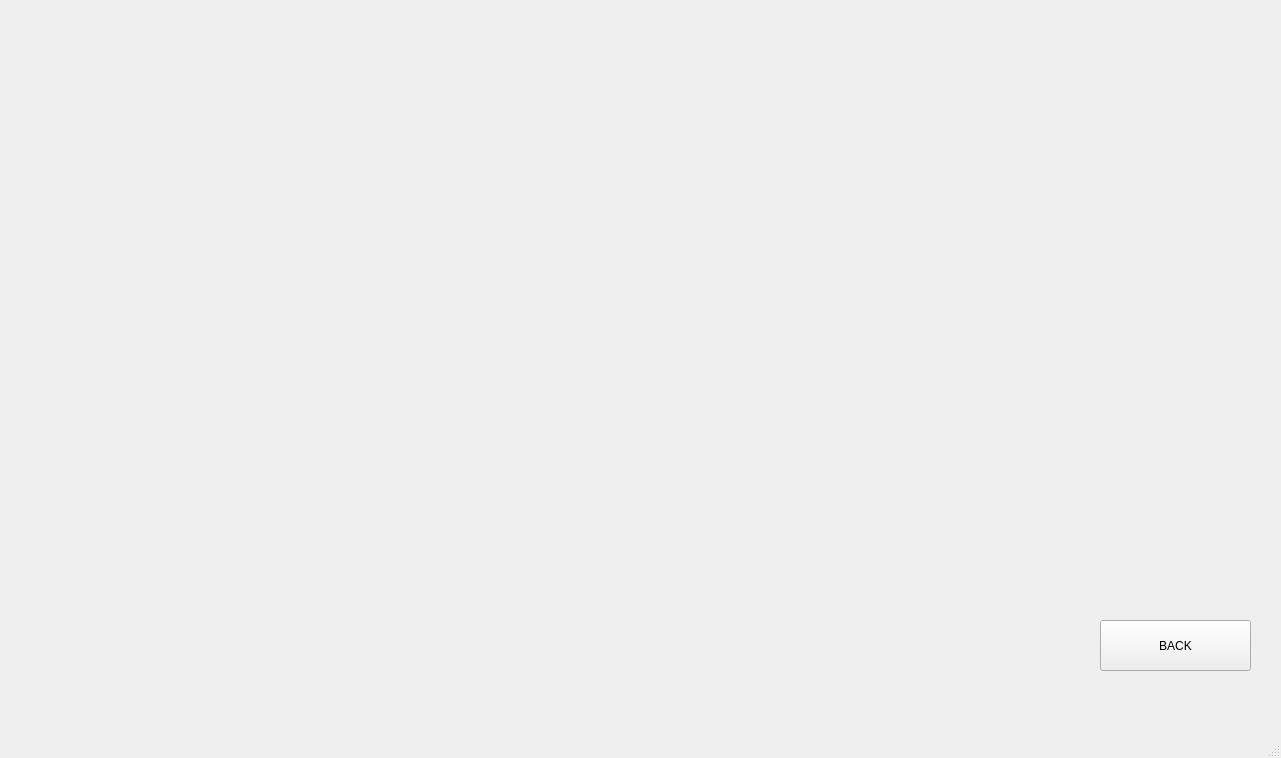
<?xml version="1.0" encoding="UTF-8"?>
<ui version="4.0">
 <class>MainWindow</class>
 <widget class="QMainWindow" name="MainWindow">
  <property name="geometry">
   <rect>
    <x>0</x>
    <y>0</y>
    <width>1281</width>
    <height>758</height>
   </rect>
  </property>
  <property name="minimumSize">
   <size>
    <width>1280</width>
    <height>720</height>
   </size>
  </property>
  <property name="windowTitle">
   <string>MainWindow</string>
  </property>
  <widget class="QWidget" name="centralwidget">
   <widget class="QStackedWidget" name="stackedWidget">
    <property name="geometry">
     <rect>
      <x>0</x>
      <y>0</y>
      <width>1280</width>
      <height>720</height>
     </rect>
    </property>
    <property name="minimumSize">
     <size>
      <width>1280</width>
      <height>720</height>
     </size>
    </property>
    <property name="styleSheet">
     <string notr="true">background-image: url(:/menu/res/menu/menu_main_bg.png);</string>
    </property>
    <property name="currentIndex">
     <number>3</number>
    </property>
    <widget class="QWidget" name="page">
     <widget class="QPushButton" name="GameButton">
      <property name="geometry">
       <rect>
        <x>590</x>
        <y>230</y>
        <width>151</width>
        <height>51</height>
       </rect>
      </property>
      <property name="styleSheet">
       <string notr="true">background-image: url(:/menu/res/menu/BackgroundButton.png);</string>
      </property>
      <property name="text">
       <string>GAME</string>
      </property>
     </widget>
     <widget class="QPushButton" name="HighScoreButton">
      <property name="geometry">
       <rect>
        <x>590</x>
        <y>290</y>
        <width>151</width>
        <height>51</height>
       </rect>
      </property>
      <property name="styleSheet">
       <string notr="true">background-image: url(:/menu/res/menu/BackgroundButton.png);</string>
      </property>
      <property name="text">
       <string>HIGH SCORES</string>
      </property>
     </widget>
     <widget class="QPushButton" name="SettingsButton">
      <property name="geometry">
       <rect>
        <x>590</x>
        <y>350</y>
        <width>151</width>
        <height>51</height>
       </rect>
      </property>
      <property name="styleSheet">
       <string notr="true">background-image: url(:/menu/res/menu/BackgroundButton.png);</string>
      </property>
      <property name="text">
       <string>SETTINGS</string>
      </property>
     </widget>
     <widget class="QPushButton" name="QuitButton">
      <property name="geometry">
       <rect>
        <x>590</x>
        <y>410</y>
        <width>151</width>
        <height>51</height>
       </rect>
      </property>
      <property name="styleSheet">
       <string notr="true">background-image: url(:/menu/res/menu/BackgroundButton.png);</string>
      </property>
      <property name="text">
       <string>QUIT</string>
      </property>
     </widget>
    </widget>
    <widget class="QWidget" name="page_2">
     <widget class="QPushButton" name="ClassicButton">
      <property name="geometry">
       <rect>
        <x>600</x>
        <y>230</y>
        <width>151</width>
        <height>51</height>
       </rect>
      </property>
      <property name="styleSheet">
       <string notr="true">background-image: url(:/menu/res/menu/BackgroundButton.png);</string>
      </property>
      <property name="text">
       <string>CLASSIC</string>
      </property>
     </widget>
     <widget class="QPushButton" name="TimeButton">
      <property name="geometry">
       <rect>
        <x>600</x>
        <y>290</y>
        <width>151</width>
        <height>51</height>
       </rect>
      </property>
      <property name="styleSheet">
       <string notr="true">background-image: url(:/menu/res/menu/BackgroundButton.png);</string>
      </property>
      <property name="text">
       <string>TIME</string>
      </property>
     </widget>
     <widget class="QPushButton" name="RandomButton">
      <property name="geometry">
       <rect>
        <x>600</x>
        <y>350</y>
        <width>151</width>
        <height>51</height>
       </rect>
      </property>
      <property name="styleSheet">
       <string notr="true">background-image: url(:/menu/res/menu/BackgroundButton.png);</string>
      </property>
      <property name="text">
       <string>RANDOM</string>
      </property>
     </widget>
     <widget class="QPushButton" name="BackButton">
      <property name="geometry">
       <rect>
        <x>1100</x>
        <y>620</y>
        <width>151</width>
        <height>51</height>
       </rect>
      </property>
      <property name="styleSheet">
       <string notr="true">background-image: url(:/menu/res/menu/BackgroundButton.png);</string>
      </property>
      <property name="text">
       <string>BACK</string>
      </property>
     </widget>
    </widget>
    <widget class="QWidget" name="page_5">
     <widget class="QTableView" name="ScoreTable">
      <property name="geometry">
       <rect>
        <x>370</x>
        <y>110</y>
        <width>561</width>
        <height>341</height>
       </rect>
      </property>
      <property name="styleSheet">
       <string notr="true">background-image: url(:/menu/res/menu/BackgroundButton.png);</string>
      </property>
     </widget>
     <widget class="QPushButton" name="BackButton_2">
      <property name="geometry">
       <rect>
        <x>1100</x>
        <y>620</y>
        <width>151</width>
        <height>51</height>
       </rect>
      </property>
      <property name="styleSheet">
       <string notr="true">background-image: url(:/menu/res/menu/BackgroundButton.png);</string>
      </property>
      <property name="text">
       <string>BACK</string>
      </property>
     </widget>
    </widget>
    <widget class="QWidget" name="page_6">
     <widget class="QPushButton" name="BackButton_3">
      <property name="geometry">
       <rect>
        <x>1100</x>
        <y>620</y>
        <width>151</width>
        <height>51</height>
       </rect>
      </property>
      <property name="styleSheet">
       <string notr="true">background-image: url(:/menu/res/menu/BackgroundButton.png);</string>
      </property>
      <property name="text">
       <string>BACK</string>
      </property>
     </widget>
    </widget>
   </widget>
  </widget>
  <widget class="QMenuBar" name="menubar">
   <property name="geometry">
    <rect>
     <x>0</x>
     <y>0</y>
     <width>1281</width>
     <height>20</height>
    </rect>
   </property>
  </widget>
  <widget class="QStatusBar" name="statusbar"/>
 </widget>
 <resources/>
 <connections/>
</ui>
